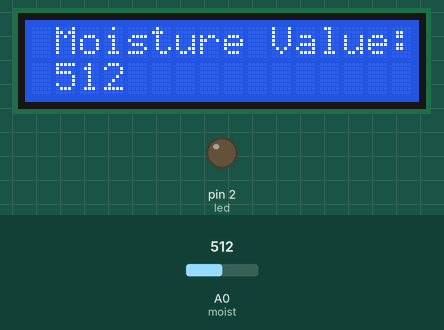
Bench run of a sketch on a simulated Arduino Uno, built with avr-gcc and run on an emulated ATmega328P. Parts: 16×2 character LCD, output pins drawn as LEDs (lit = HIGH). The test bench sets the inputs (shaded band); at power-on: A0 (moist) = 512. What the sketch prints to the serial monitor is not drawn.

Above: at 1.2 s.
1.3 s: A0 (moist) set to 988
At 2.0 s:
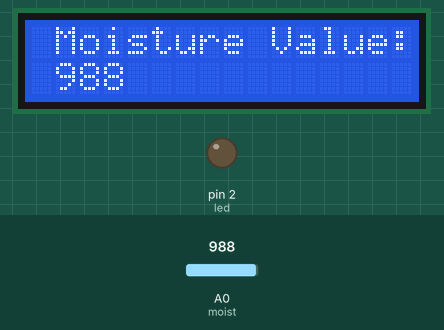
3.2 s: A0 (moist) set to 1008
At 4.2 s:
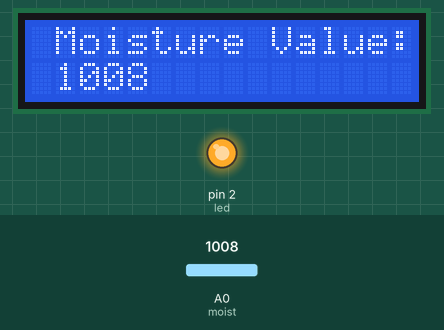
5.3 s: A0 (moist) set to 1023
At 7.3 s:
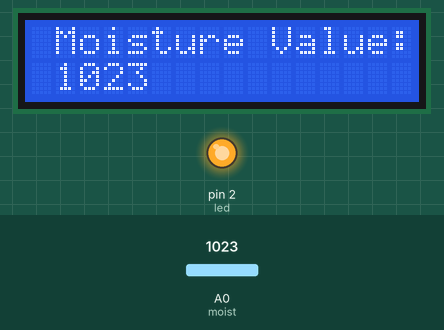
Timing chart, 0 to 8.8 s (numbered marks = the images above; inputs shaded):
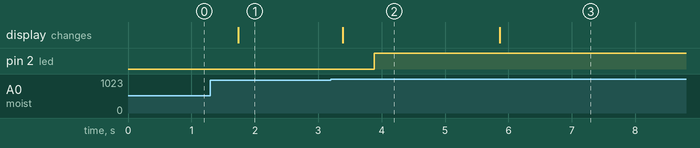

The sketch:

moisture_lcd.ino
```cpp
#include<Wire.h>
#include<LiquidCrystal_I2C.h>

LiquidCrystal_I2C lcd(0x27,16,2);

int moist = A0;
int led = 2 ;

int moistValue = 0;

void setup(){
  pinMode(moist,INPUT);
  pinMode(led,OUTPUT);
  lcd.init();
  lcd.backlight();
  Serial.begin(9600);
}

void loop(){
moistValue = analogRead(moist);

lcd.setCursor(1,0);
lcd.print("Moisture Value:");

lcd.setCursor(1,1);
lcd.print(moistValue);
lcd.print("      ");

Serial.print(moistValue);
Serial.println();
delay(500);

if (moistValue>1000){
   digitalWrite(led,HIGH);
   delay(300);
}
else{
  digitalWrite(led,LOW);
  delay(300);
}
}
```

Measured:
- the behaviour switches between 1000 and 1001 on A0 (moist) (found by bisection; images 1 and 2)
- after the input at 1.3 s, the display: changes after 0.44 s (image 1)
- after the input at 3.2 s, pin 2 (led): LOW → HIGH after 0.69 s; the display: changes after 0.19 s (image 2)
- after the input at 5.3 s, the display: changes after 0.56 s (image 3)
